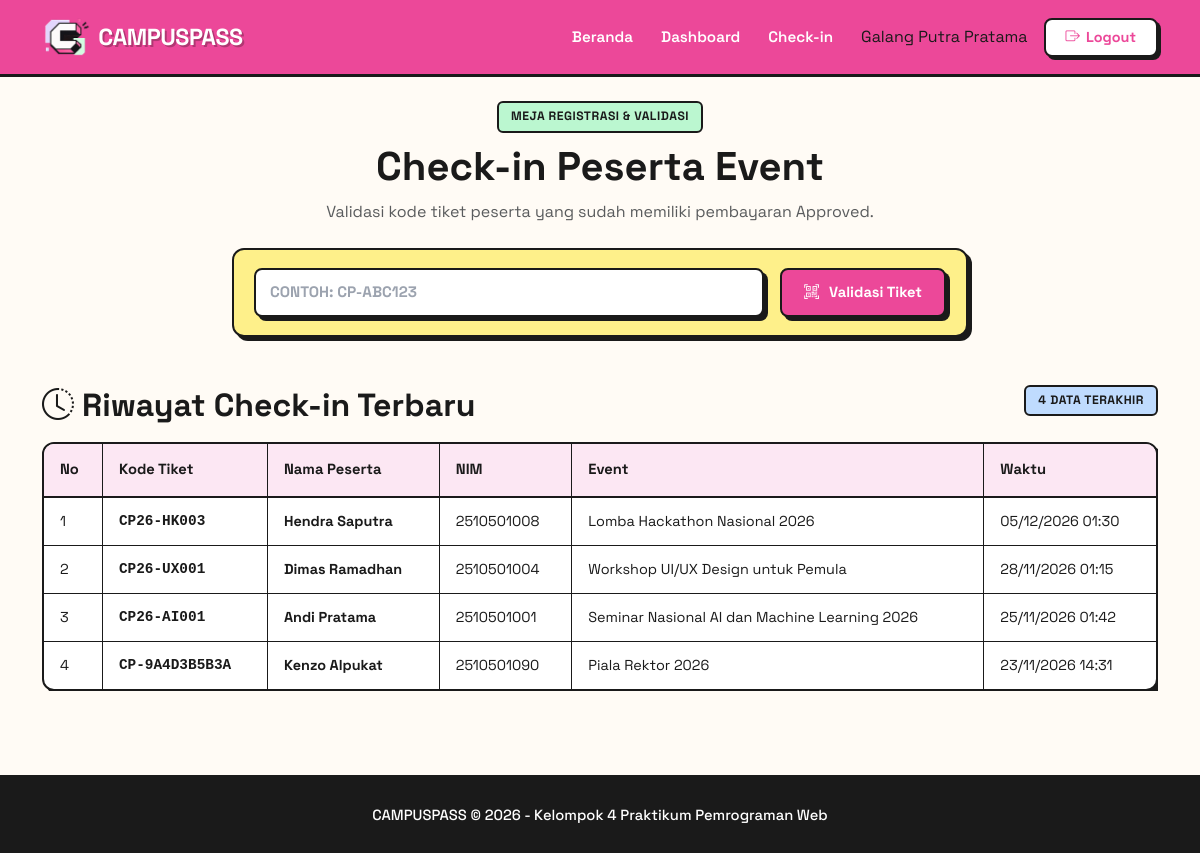
The page /panitia/checkin.php (signed in) on the database its author committed.
### tables this page shows
CREATE TABLE `presensi` (
  `id` int(10) UNSIGNED NOT NULL,
  `pendaftaran_id` int(10) UNSIGNED NOT NULL,
  `waktu_checkin` timestamp NOT NULL DEFAULT current_timestamp(),
  `petugas_id` int(10) UNSIGNED DEFAULT NULL
);

CREATE TABLE `pendaftaran` (
  `id` int(10) UNSIGNED NOT NULL,
  `event_id` int(10) UNSIGNED NOT NULL,
  `nama_lengkap` varchar(100) NOT NULL,
  `nim` varchar(20) NOT NULL,
  `email` varchar(100) NOT NULL,
  `no_whatsapp` varchar(20) NOT NULL,
  `fakultas` varchar(100) NOT NULL,
  `jurusan` varchar(100) NOT NULL,
  `bukti_pembayaran` varchar(255) DEFAULT NULL,
  `ktm_file` varchar(255) DEFAULT NULL,
  `kode_tiket` varchar(50) NOT NULL,
  `status_bayar` enum('Pending','Approved','Rejected') NOT NULL DEFAULT 'Pending',
  `status_kehadiran` enum('Belum Hadir','Hadir') NOT NULL DEFAULT 'Belum Hadir',
  `waktu_pendaftaran` timestamp NOT NULL DEFAULT current_timestamp()
);

CREATE TABLE `events` (
  `id` int(10) UNSIGNED NOT NULL,
  `judul_event` varchar(150) NOT NULL,
  `kategori` varchar(50) NOT NULL,
  `deskripsi` text NOT NULL,
  `tanggal_kegiatan` datetime NOT NULL,
  `lokasi` varchar(150) NOT NULL,
  `kuota_maksimal` int(10) UNSIGNED NOT NULL,
  `biaya_pendaftaran` decimal(12,2) NOT NULL DEFAULT 0.00,
  `narahubung` varchar(100) NOT NULL,
  `poster_file` varchar(255) DEFAULT NULL,
  `created_by` int(10) UNSIGNED DEFAULT NULL,
  `created_at` timestamp NOT NULL DEFAULT current_timestamp()
);

### includes/functions.php (called while the page is built, shortened)
<?php
function e(?string $value): string
{
    return htmlspecialchars($value ?? '', ENT_QUOTES, 'UTF-8');
}

### panitia/checkin.php (the view, shortened to what this page needs)
<?php
require_once __DIR__ . '/../config/database.php';
require_once __DIR__ . '/../includes/functions.php';
$submittedCode = '';
$history = [];
$historyStmt = $conn->prepare(
    'SELECT p.kode_tiket, p.nama_lengkap, p.nim, e.judul_event, pr.waktu_checkin
     FROM presensi pr
     INNER JOIN pendaftaran p ON p.id = pr.pendaftaran_id
     INNER JOIN events e ON e.id = p.event_id
     ORDER BY pr.waktu_checkin DESC
     LIMIT 20'
);
$historyStmt->execute();
$result = $historyStmt->get_result();
while ($row = $result->fetch_assoc()) {
    $history[] = $row;
}
require_once __DIR__ . '/../includes/header.php';
require_once __DIR__ . '/../includes/navbar.php';
?>
<main class="container py-4">
    <div class="text-center mb-4">
        <span class="badge-neo badge-success">Meja Registrasi &amp; Validasi</span>
        <h1 class="fw-bold display-6 mb-2">Check-in Peserta Event</h1>
        <p class="text-muted">Validasi kode tiket peserta yang sudah memiliki pembayaran Approved.</p>
    </div>
    <div class="row justify-content-center mb-5">
        <div class="col-lg-8">
            <div class="card-neo bg-neo-yellow">
                <div class="card-body">
                    <form method="post" class="d-flex flex-column flex-sm-row gap-3">
                        <input type="text" name="kode_tiket" class="form-control-neo text-uppercase fw-bold" placeholder="Contoh: CP-ABC123" value="<?= e($submittedCode) ?>" maxlength="50" required>
                        <button type="submit" class="btn-neo flex-shrink-0"><i class="bi bi-qr-code-scan me-1"></i>Validasi Tiket</button>
                    </form>
                </div>
            </div>
        </div>
    </div>
    <div class="d-flex flex-wrap align-items-center justify-content-between gap-2 mb-3">
        <h2 class="fw-bold mb-0"><i class="bi bi-clock-history me-2"></i>Riwayat Check-in Terbaru</h2>
        <span class="badge-neo badge-seminar"><?= count($history) ?> data terakhir</span>
    </div>
    <div class="table-responsive">
        <table class="table-neo">
            <thead><tr><th>No</th><th>Kode Tiket</th><th>Nama Peserta</th><th>NIM</th><th>Event</th><th>Waktu</th></tr></thead>
            <tbody>
            <?php if (!$history): ?>
                <tr><td colspan="6" class="text-center">Belum ada riwayat check-in.</td></tr>
            <?php else: ?>
                <?php foreach ($history as $index => $row): ?>
                    <tr>
                        <td><?= $index + 1 ?></td>
                        <td class="font-monospace fw-bold"><?= e($row['kode_tiket']) ?></td>
                        <td class="fw-bold"><?= e($row['nama_lengkap']) ?></td>
                        <td><?= e($row['nim']) ?></td>
                        <td><?= e($row['judul_event']) ?></td>
                        <td><?= e(date('d/m/Y H:i', strtotime($row['waktu_checkin']))) ?></td>
                    </tr>
                <?php endforeach; ?>
            <?php endif; ?>
            </tbody>
        </table>
    </div>
</main>
<?php require_once __DIR__ . '/../includes/footer.php'; ?>

### css/style.css (style rules this page uses)
:root { --pink: #EC4899; --pink-light: #FCE7F3; --yellow: #FEF08A; --green: #BBF7D0; --blue: #BFDBFE; --purple: #DDD6FE; --orange: #FED7AA; --bg: #FFFBF5; --text: #1a1a1a; --border: #1a1a1a; --shadow: 4px 4px 0px #1a1a1a; --shadow-lg: 6px 6px 0px #1a1a1a; --radius: 12px; }
*, *::before, *::after { box-sizing: border-box; }
body { margin: 0; font-family: 'Space Grotesk', -apple-system, BlinkMacSystemFont, sans-serif; background-color: var(--bg); color: var(--text); line-height: 1.6; -webkit-font-smoothing: antialiased; }
.event-card, .card-neo, .card-campuspass { background: #fff; border: 2.5px solid var(--border); border-radius: var(--radius); box-shadow: var(--shadow); overflow: hidden; transition: all 0.15s ease; height: 100%; display: flex; flex-direction: column; }
.event-card .card-body, .card-neo .card-body, .card-campuspass .card-body { padding: 18px 20px; flex: 1; display: flex; flex-direction: column; }
.badge-neo, .badge-seminar, .badge-workshop, .badge-lomba, .badge-webinar { display: inline-block; padding: 4px 12px; border-radius: 6px; border: 2px solid var(--border); font-weight: 700; font-size: 0.76rem; text-transform: uppercase; letter-spacing: 0.5px; margin-bottom: 10px; color: var(--text); width: fit-content; }
.badge-seminar { background: var(--blue); }
.badge-success { background: var(--green); border: 2px solid var(--border); color: var(--text); }
.btn-neo, .btn-accent { display: inline-flex; align-items: center; justify-content: center; gap: 6px; padding: 10px 22px; background: var(--pink); color: #fff; font-weight: 700; border: 2.5px solid var(--border); border-radius: 8px; box-shadow: var(--shadow); text-decoration: none; transition: all 0.15s ease; font-family: 'Space Grotesk', sans-serif; font-size: 0.92rem; cursor: pointer; text-align: center; }
.form-control-neo, .form-select-neo, .form-control-dark { width: 100%; background: #fff; border: 2.5px solid var(--border); border-radius: 8px; box-shadow: var(--shadow); font-family: 'Space Grotesk', sans-serif; font-size: 0.95rem; color: var(--text); padding: 10px 14px; transition: all 0.15s ease; }
.form-control-neo::placeholder, .form-control-dark::placeholder { color: #9ca3af; }
.table-neo, .table-campuspass { width: 100%; border-collapse: separate; border-spacing: 0; margin-bottom: 0; background: #fff; border: 2.5px solid var(--border); border-radius: var(--radius); box-shadow: var(--shadow); overflow: hidden; }
.table-neo thead th, .table-campuspass thead th { background: var(--pink-light); color: var(--text); font-weight: 700; border-bottom: 2.5px solid var(--border); border-right: 1.5px solid var(--border); padding: 14px 16px; text-align: left; font-size: 0.92rem; }
.table-neo thead th:last-child, .table-campuspass thead th:last-child { border-right: none; }
.table-neo tbody td, .table-campuspass tbody td { padding: 12px 16px; border-bottom: 1.5px solid var(--border); border-right: 1.5px solid var(--border); vertical-align: middle; font-size: 0.9rem; color: var(--text); }
.table-neo tbody td:last-child, .table-campuspass tbody td:last-child { border-right: none; }
.table-neo tbody tr:last-child td, .table-campuspass tbody tr:last-child td { border-bottom: none; }
.bg-neo-yellow { background-color: var(--yellow) !important; }

### rows shown on the page
presensi: pendaftaran.kode_tiket "CP26-HK003", pendaftaran.nama_lengkap "Hendra Saputra", pendaftaran.nim "2510501008", events.judul_event "Lomba Hackathon Nasional 2026", waktu_checkin "05/12/2026 01:30"
presensi: pendaftaran.kode_tiket "CP26-UX001", pendaftaran.nama_lengkap "Dimas Ramadhan", pendaftaran.nim "2510501004", events.judul_event "Workshop UI/UX Design untuk Pemula", waktu_checkin "28/11/2026 01:15"
presensi: pendaftaran.kode_tiket "CP26-AI001", pendaftaran.nama_lengkap "Andi Pratama", pendaftaran.nim "2510501001", events.judul_event "Seminar Nasional AI dan Machine Learning 2026", waktu_checkin "25/11/2026 01:42"
presensi: pendaftaran.kode_tiket "CP-9A4D3B5B3A", pendaftaran.nama_lengkap "Kenzo Alpukat", pendaftaran.nim "2510501090", events.judul_event "Piala Rektor 2026", waktu_checkin "23/11/2026 14:31"

### other values the page prints
$currentUser['nama_lengkap'] "Galang Putra Pratama"
count($history) "4"
